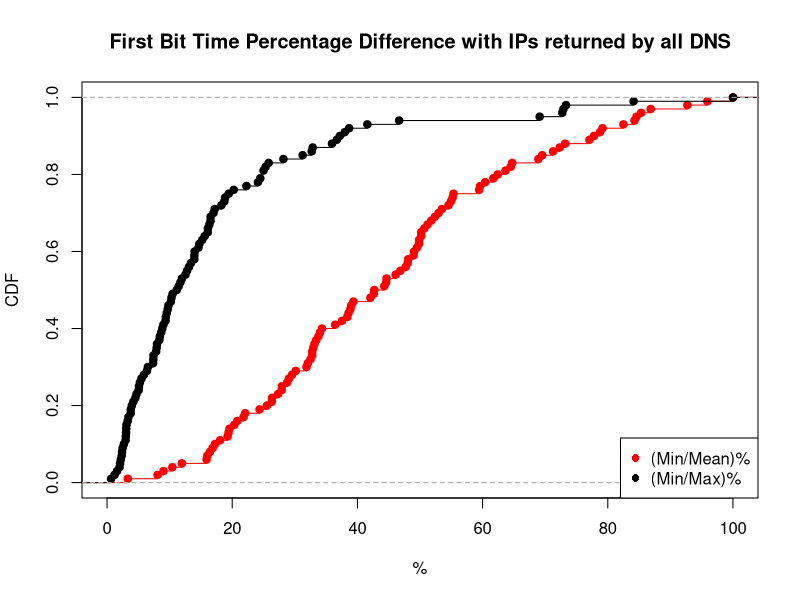

Recreate this plot in R.
mean_min <- c(61.714286, 20.808707, 3.318832, 38.870432, 54.552499, 33.139535, 79.158700, 85.333333, 26.333836, 49.514563, 39.366670, 25.544856, 77.068379, 63.665595, 33.419414, 28.783593, 77.798861, 51.203501, 20.338983, 24.368007, 62.420207, 44.654939, 42.076503, 78.768674, 48.115299, 30.147387, 8.073823, 44.601770, 55.345912, 27.941176, 82.500000, 39.013453, 53.488372, 49.845373, 52.377907, 37.542662, 86.854034, 33.785337, 44.290221, 68.914206, 51.798561, 49.853716, 36.447639, 34.336811, 72.314410, 47.703180, 50.185874, 73.196236, 32.505643, 84.592145, 11.952283, 52.966102, 46.104688, 27.317073, 42.622951, 54.937163, 19.420064, 27.890948, 100.000000, 16.019662, 9.022556, 10.432648, 17.236439, 19.559471, 34.028204, 95.905904, 22.048644, 64.729386, 92.715232, 49.050303, 59.615385, 42.700730, 60.416457, 32.073733, 48.034367, 32.784042, 29.552312, 69.526758, 84.269663, 55.208422, 26.358257, 50.704327, 71.255061, 21.804511, 32.949727, 15.906635, 18.072987, 16.875048, 38.379531, 38.578680, 48.979592, 16.450256, 50.181818, 59.449541, 29.055927, 46.865818, 64.493267, 32.778356, 19.261740, 31.861227)

max_min <- c(14.754098, 5.500055, 0.649351, 9.701493, 8.355091, 9.344262, 32.857143, 72.727273, 13.087935, 16.346154, 6.382979, 3.043478, 32.692308, 15.207373, 11.133603, 18.271605, 19.431280, 7.926829, 3.061224, 8.442211, 38.000380, 25.821596, 10.294118, 36.708861, 9.810127, 3.416856, 3.100031, 16.535433, 10.476190, 5.248619, 73.333333, 9.539474, 35.937500, 16.100161, 13.400134, 25.345622, 69.119769, 5.104167, 8.823529, 11.728395, 12.785388, 24.482759, 14.609053, 2.080624, 37.196765, 7.422680, 13.940520, 11.456628, 6.521739, 38.674033, 4.200042, 31.250000, 3.000030, 7.981756, 25.000000, 13.953488, 10.200102, 15.600156, 100.000000, 7.400074, 2.693603, 5.900059, 1.600016, 3.790984, 11.974110, 84.126984, 1.200012, 20.245399, 72.916667, 4.520796, 28.181818, 9.386282, 18.734793, 7.837838, 2.400024, 2.963776, 2.200022, 41.587302, 46.666667, 17.200172, 2.496533, 14.000140, 22.267206, 7.360406, 8.648649, 2.346041, 3.963415, 3.300033, 18.867925, 12.541254, 16.117216, 3.800038, 16.546763, 24.107143, 4.707561, 9.006211, 25.000000, 5.050505, 2.000020, 17.006803)

mean_min_val = ecdf(mean_min)
max_min_val = ecdf(max_min)

plot(mean_min_val, lty=1, col="red", xlab="%", ylab="CDF", main="First Bit Time Percentage Difference with IPs returned by all DNS", xlim=c(0, 100))
lines(max_min_val)

legend("bottomright",  pch =16, legend=c("(Min/Mean)%", "(Min/Max)%"), col=c("red", "black"))
